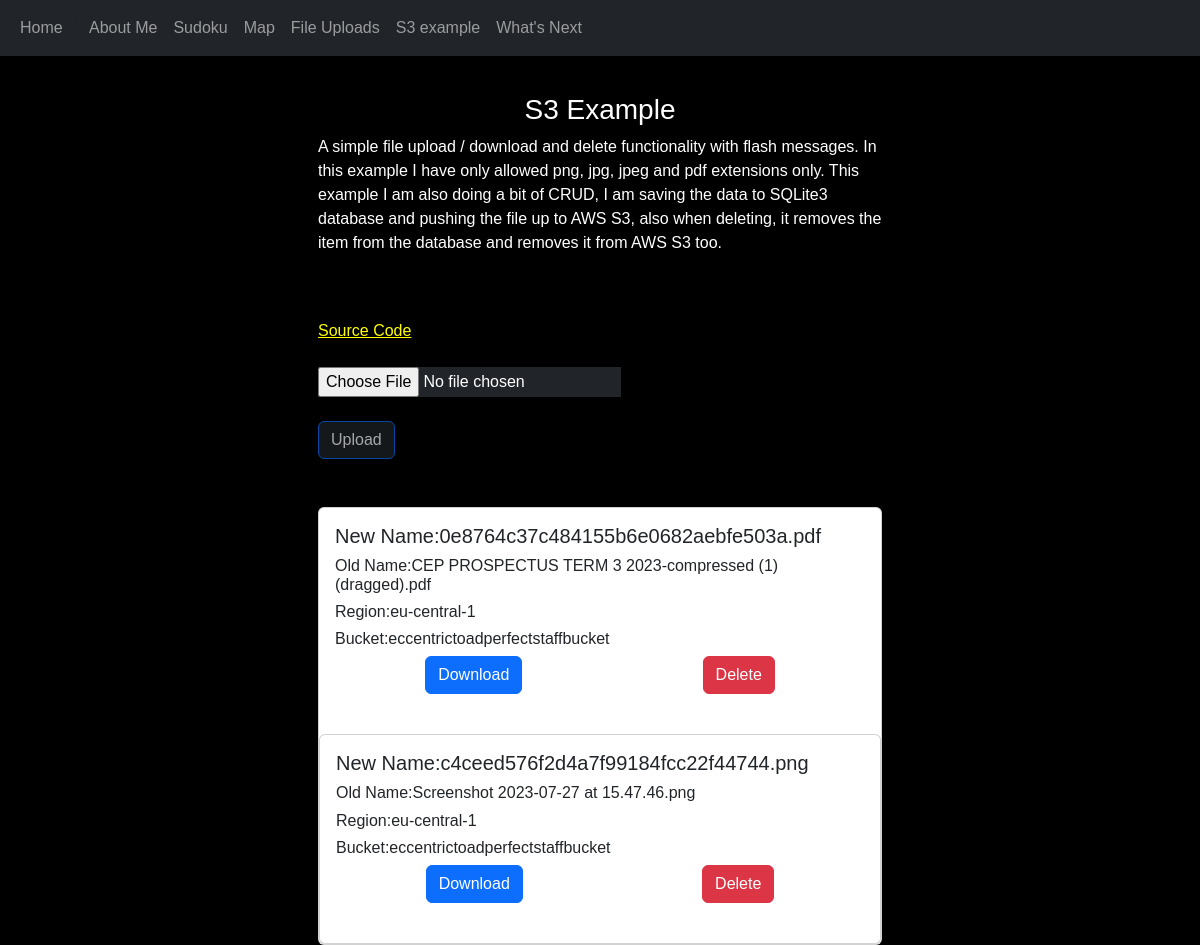
The app's page /s3example, older data.
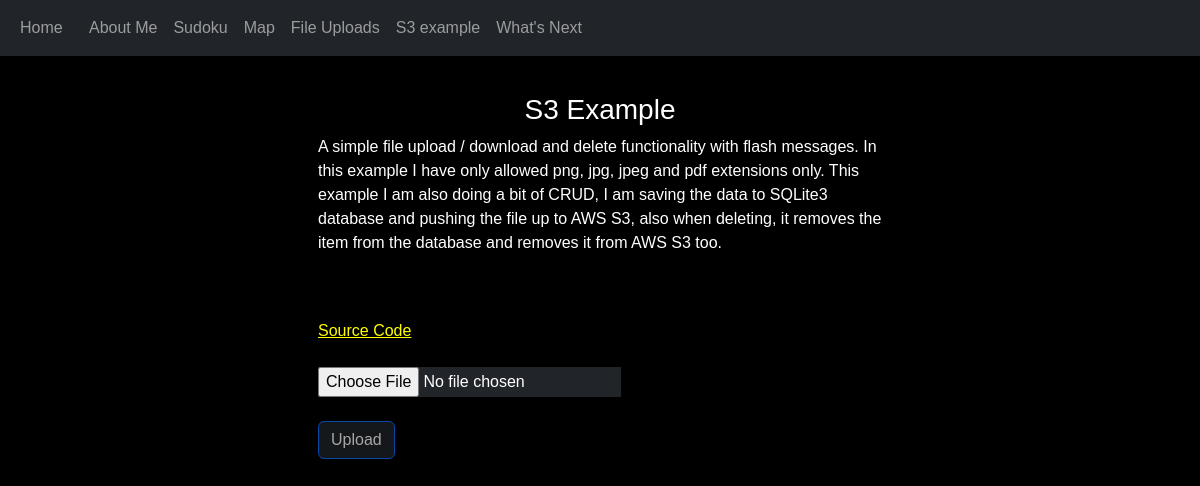
The same page, newer data.
### website/models.py (models this page shows)
class File(db.Model):
    id = db.Column(db.Integer, primary_key=True)
    original_fileName = db.Column(db.String(100))
    fileName = db.Column(db.String(100))
    bucket = db.Column(db.String(100))
    region = db.Column(db.String(100))

### website/views.py (the view, shortened to what this page needs)
@views.route("/s3example", methods=["GET", "POST"])
def s3example():
    files = File.query.all()
    return render_template("s3example.html", files=files)

### website/templates/s3example.html (shortened to what this page needs)
{% extends "base.html" %}
{% block content %}
<div class="container-fluid" style="margin-top: 45px;">
	<div class="row">
		<div class="col-md-3"></div>
		<div class="col-md-6">
			<br><br>
			<h3 class="text-center" style="color: white">S3 Example</h3>
			<p style="color: white;">A simple file upload / download and delete functionality with flash messages.
				In this example I have only allowed png, jpg, jpeg and pdf extensions only.
			This example I am also doing a bit of CRUD, I am saving the data to SQLite3 database and pushing the file
				up to AWS S3, also when deleting, it removes the item from the database and removes it from AWS S3 too.</p>
			<br><br>
			<a href="https://github.com/WayneBruton/flaskPersonal/" target="_blank" style="color: white; text-decoration: underline; color: yellow;">Source Code</a>
			<br><br>
			<form method="POST" enctype="multipart/form-data">
				<input class="text-bg-dark" type="file" name="file" id="fileInput" accept=".pdf, .png, .jpg, .jpeg"><br><br>
				<button type="submit" class="btn btn-primary text-bg-dark" id="submitButton" disabled>Upload</button>
			</form>
			<br><br>
			{% for file in files %}
			<div class="card">
				<div class="card-body">
					<h5 class="card-title">New Name:{{ file.fileName }}</h5>
					<h6 class="card-title">Old Name:{{ file.original_fileName }}</h6>
					<h6 class="card-title">Region:{{ file.region }}</h6>
					<h6 class="card-title">Bucket:{{ file.bucket }}</h6>
					<div style="display:flex; justify-content: space-around;">
					<a href="https://{{ file.bucket }}.s3.{{ file.region }}.amazonaws.com/{{ file.fileName }}" class="btn btn-primary" target="_blank">Download</a>
					<a href="{{ url_for('views.delete_file', id=file.id, filename=file.fileName) }}" class="btn btn-danger">Delete</a>
				</div>
			</div>
			<br>
			{% endfor %}
		</div>
		<div class="col-md-3"></div>
	</div>
</div>
{% endblock %}

### website/templates/base.html (shortened to what this page needs)
<!DOCTYPE html>
<html lang="en">
<head>
	<link href="https://cdn.jsdelivr.net/npm/bootstrap@5.3.1/dist/css/bootstrap.min.css" rel="stylesheet"
>
	<link rel="stylesheet" type="text/css" href="{{ url_for('static', filename='index.css') }}">
</head>
<body class="body">
<nav class="navbar navbar-expand-lg navbar-dark bg-dark fixed-top">
	<div class="container-fluid">
		<div class="collapse navbar-collapse" id="navbar">
			<div class="navbar-nav">
				<a class="nav-item nav-link" id="home" href="/">Home</a>
				<a class="nav-item nav-link" id="index" href="/index">About Me</a>
				<a class="nav-item nav-link" id="sudoku" href="/sudoku">Sudoku</a>
				<a class="nav-item nav-link" id="map" href="/map">Map</a>
				<a class="nav-item nav-link" id="uploads" href="/uploads">File Uploads</a>
				<a class="nav-item nav-link" id="s3example" href="/s3example">S3 example</a>
				<a class="nav-item nav-link" id="nextup" href="/nextup">What's Next</a>
			</div>
		</div>
	</div>
</nav>
<div class="container-fluid">
	{% block content %}
	{% endblock %}
</div>
</body>
</html>

### website/static/index.css (style rules this page uses)
a { color: white; }
.body { margin: 0; padding: 0; font-family: sans-serif; background: #000; }

Row changes from the older to the newer data that the page shows:
removed File: fileName "0e8764c37c484155b6e0682aebfe503a.pdf", original_fileName "CEP PROSPECTUS TERM 3 2023-compressed (1) (dragged).pdf", region "eu-central-1", bucket "eccentrictoadperfectstaffbucket"
removed File: fileName "c4ceed576f2d4a7f99184fcc22f44744.png", original_fileName "Screenshot 2023-07-27 at 15.47.46.png", region "eu-central-1", bucket "eccentrictoadperfectstaffbucket"
